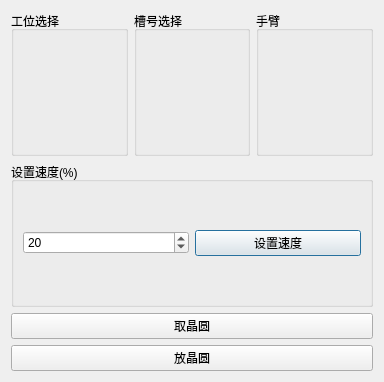
<?xml version="1.0" encoding="UTF-8"?>
<ui version="4.0">
 <class>EwtrDialog</class>
 <widget class="QDialog" name="EwtrDialog">
  <property name="geometry">
   <rect>
    <x>0</x>
    <y>0</y>
    <width>384</width>
    <height>382</height>
   </rect>
  </property>
  <property name="windowTitle">
   <string>机械手控制</string>
  </property>
  <layout class="QVBoxLayout" name="verticalLayout">
   <item>
    <layout class="QHBoxLayout" name="horizontalLayout">
     <item>
      <widget class="QGroupBox" name="station_group">
       <property name="title">
        <string>工位选择</string>
       </property>
       <layout class="QVBoxLayout" name="station_layout">
        <property name="spacing">
         <number>10</number>
        </property>
        <property name="leftMargin">
         <number>10</number>
        </property>
        <property name="topMargin">
         <number>10</number>
        </property>
        <property name="rightMargin">
         <number>10</number>
        </property>
        <property name="bottomMargin">
         <number>10</number>
        </property>
       </layout>
      </widget>
     </item>
     <item>
      <widget class="QGroupBox" name="slots_group">
       <property name="title">
        <string>槽号选择</string>
       </property>
       <layout class="QVBoxLayout" name="slots_layout">
        <property name="spacing">
         <number>0</number>
        </property>
        <property name="leftMargin">
         <number>5</number>
        </property>
        <property name="topMargin">
         <number>5</number>
        </property>
        <property name="rightMargin">
         <number>5</number>
        </property>
        <property name="bottomMargin">
         <number>5</number>
        </property>
       </layout>
      </widget>
     </item>
     <item>
      <widget class="QGroupBox" name="arm_group">
       <property name="title">
        <string>手臂</string>
       </property>
       <layout class="QVBoxLayout" name="arm_layout">
        <property name="spacing">
         <number>0</number>
        </property>
        <property name="leftMargin">
         <number>5</number>
        </property>
        <property name="topMargin">
         <number>5</number>
        </property>
        <property name="rightMargin">
         <number>5</number>
        </property>
        <property name="bottomMargin">
         <number>5</number>
        </property>
       </layout>
      </widget>
     </item>
    </layout>
   </item>
   <item>
    <widget class="QGroupBox" name="groupBox_3">
     <property name="title">
      <string>设置速度(%)</string>
     </property>
     <layout class="QGridLayout" name="gridLayout">
      <item row="0" column="0">
       <widget class="QSpinBox" name="speed_value_spx">
        <property name="minimum">
         <number>5</number>
        </property>
        <property name="maximum">
         <number>100</number>
        </property>
        <property name="singleStep">
         <number>5</number>
        </property>
        <property name="value">
         <number>20</number>
        </property>
       </widget>
      </item>
      <item row="0" column="1">
       <widget class="QPushButton" name="setspeed_btn">
        <property name="sizePolicy">
         <sizepolicy hsizetype="Minimum" vsizetype="Fixed">
          <horstretch>0</horstretch>
          <verstretch>0</verstretch>
         </sizepolicy>
        </property>
        <property name="text">
         <string>设置速度</string>
        </property>
       </widget>
      </item>
     </layout>
    </widget>
   </item>
   <item>
    <widget class="QPushButton" name="get_btn">
     <property name="minimumSize">
      <size>
       <width>0</width>
       <height>0</height>
      </size>
     </property>
     <property name="text">
      <string>取晶圆</string>
     </property>
    </widget>
   </item>
   <item>
    <widget class="QPushButton" name="put_btn">
     <property name="minimumSize">
      <size>
       <width>0</width>
       <height>0</height>
      </size>
     </property>
     <property name="text">
      <string>放晶圆</string>
     </property>
    </widget>
   </item>
  </layout>
 </widget>
 <resources/>
 <connections/>
</ui>
